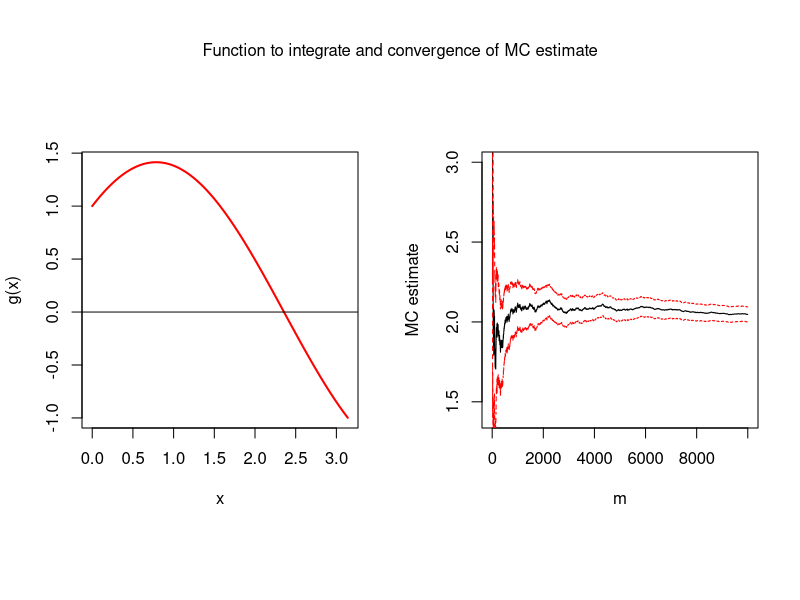
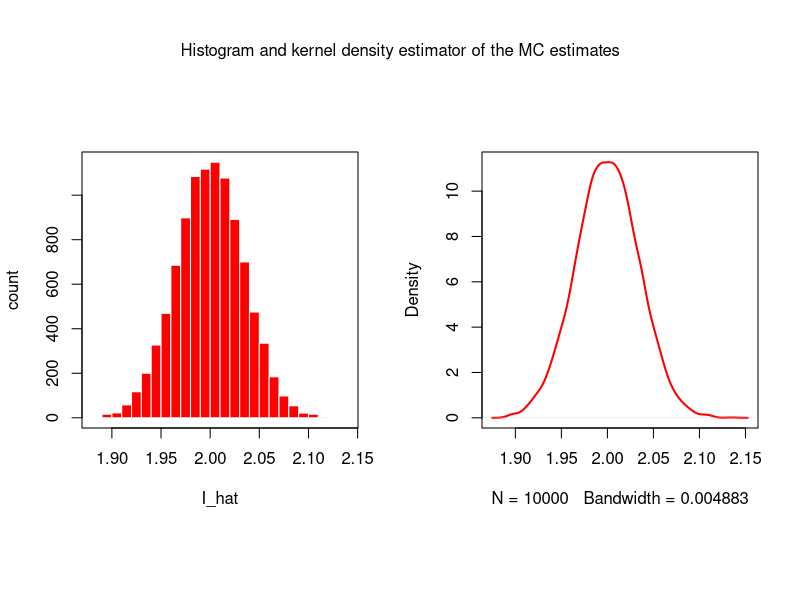

Reproduce these figures in R, in order. (Note: a time limit stopped this script after it produced the figures.)
#----------------------------------------
# Monte Carlo Integration and Simulations
# in R
#----------------------------------------

#------------------
# A: MC Integration
#------------------

# 1. Define the function g() that we wish to integrate
g = function(x) {sin(x) + cos(x)}

# 2. Perform the MC approximation using m = 10,000 simulations
set.seed(2023)

m = 10000
fx = runif(m, 0, pi)

# MC estimate of the integral
I_hat = ((pi - 0) / m) * sum(g(fx))  
# [1] 2.047382

# approximation of the standard error of the MC estimate
se_I_hat = (pi / m) * sqrt(sum((g(fx) - I_hat)^2)) 
# [1] 0.05000365

# 95% Confidence Interval
c(I_hat - qnorm(1 - 0.05/2) * se_I_hat, I_hat + qnorm(1 - 0.05/2) * se_I_hat) 
# [1] 1.949377 2.145387

# 3. Plots in base R
par(mfrow=c(1,2), pty="s")

# plot the function to integrate between 0 and pi
xrange <- seq(from = 0, to = pi, by = 0.01)
plot(xrange, g(xrange), type = "l", ylab = 'g(x)', 
     xlab = "x", col = 'red', lwd = 2)
mtext('Function to integrate and convergence of MC estimate',
      side = 3, line = -3, outer = TRUE)
abline(h = 0)

# plot convergence of MC estimator with error bounds
seq = 1:m
plot(pi * cumsum(g(fx))/seq, ylab = 'MC estimate',
     xlab = 'm', type = 'l', ylim = c(1.4, 3))
# standard error I_hat
seI_hat = pi*sqrt(cumsum(g(fx)^2)/ seq - (cumsum(g(fx))/seq)^2)
# lower bound of 95% confidence interval
lines(pi*cumsum(g(fx))/seq - qnorm(1 - 0.05/2) * seI_hat / sqrt(seq), type = 'l',
      col = 'red', lty = 2)
# upper bound of 95% confidence interval
lines(pi*cumsum(g(fx))/seq + qnorm(1 - 0.05/2) * seI_hat / sqrt(seq), type = 'l',
      col = 'red', lty = 2)

#------------------
# B: MC Simulations
#------------------

# 1. MC simulations (simple for loop)
# Using MC simulation and MC integration

set.seed(12023)
n = 10000
m = 5000
est = numeric(n)

for(i in 1:n) {
  x = runif(m, 0, pi) 
  g = sin(x) + cos(x)
  est[i] = (((pi - 0) / m) * sum(g))
}

I_hat = mean(est)
I_hat
# [1] 1.99988

# 2. Histogram and kernel density estimator of the MC estimates

par(mfrow=c(1,2), pty="s")
hist(est, col = 'red', breaks = 25, freq = NULL, border = 'white', main = '',
     ylab = 'count', xlab = 'I_hat')
box()
plot(density(est), col = 'red', main = '', lwd = 2)
mtext('Histogram and kernel density estimator of the MC estimates',
      side = 3, line = -3, outer = TRUE)


# 3. Advanced example of MC simulations: nested for loop
# MC simulations (example taking about 3 min to run)
# for MC integration

# Define the function g() that we wish to integrate
g = function(x) {sin(x) + cos(x)}

# 4. Define storage objects and erform the MC approximation 
# using m = 500 replications and n = 10,000 simulations.
set.seed(2023)

n = 10000
I_hat = numeric(n)
m = 500
est = matrix(m*n, nrow = n, ncol = m)

for(i in 1:n) {
  for(j in 1:m) {
    
    # MC estimate of the integral
    est[i, j] = ((pi - 0) / m) * sum(g(runif(j, 0, pi))[j])
  }
  # MC estimate of the integral
  I_hat[i] = sum(est[i,])
}

mean(I_hat)
# [1] 2.000983

# 5. Plot the behavior of 5 estimates
par(mfrow = c(1,1), pty = 'm')
den = 1:m
k = 500
p1 = cumsum(apply(est[,], 1, sum)[1:k]) / den
p2 = cumsum(apply(est[,], 1, sum)[(k+1):(2*k)]) / den
p3 = cumsum(apply(est[,], 1, sum)[((2*k)+1):(3*k)]) / den
p4 = cumsum(apply(est[,], 1, sum)[((3*k)+1):(4*k)]) / den
p5 = cumsum(apply(est[,], 1, sum)[((4*k)+1):(5*k)]) / den
plot(p1, type="l", xlim=c(1,m), ylim=c(1.95, 2.05), main="Behavior of the MC estimates of I",
     xlab = 'Number of replicates, m', ylab = 'I_hat')
lines(p2)
lines(p3)
lines(p4)
lines(p5)

#----
# end
#----
